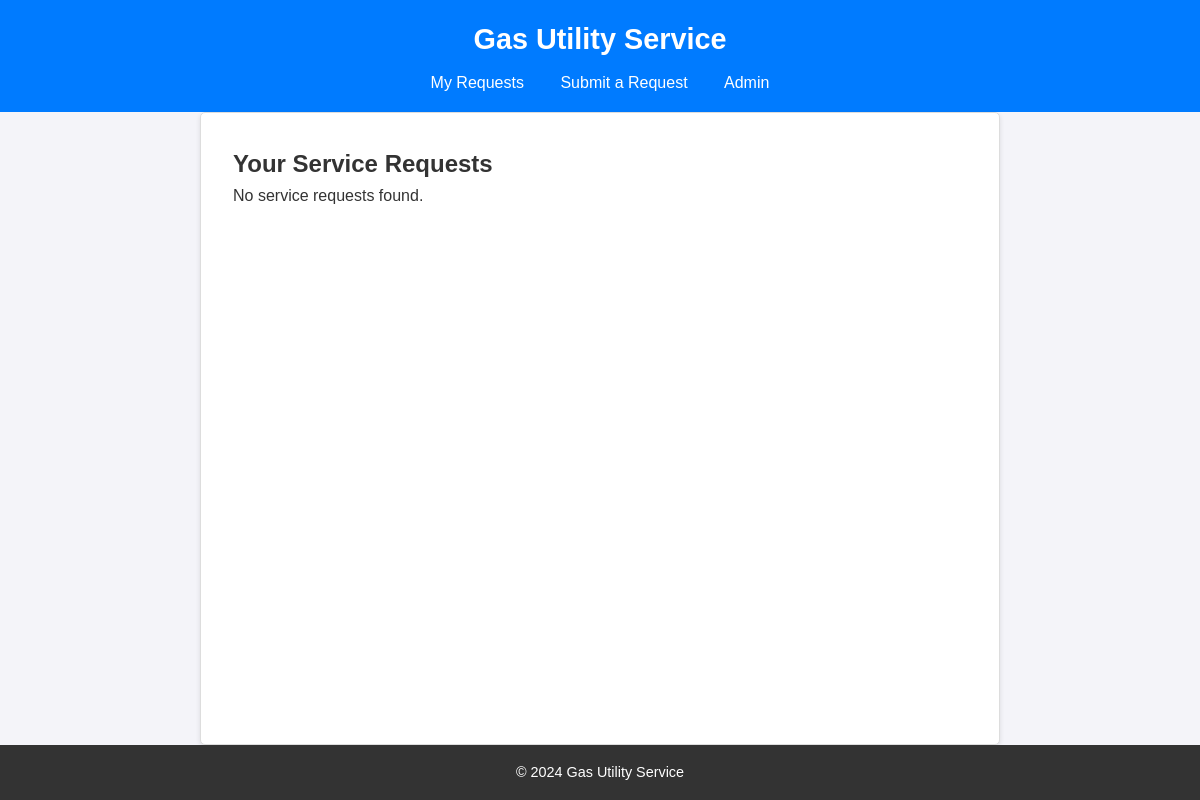
The app's page /service-requests/ (signed in), older data.
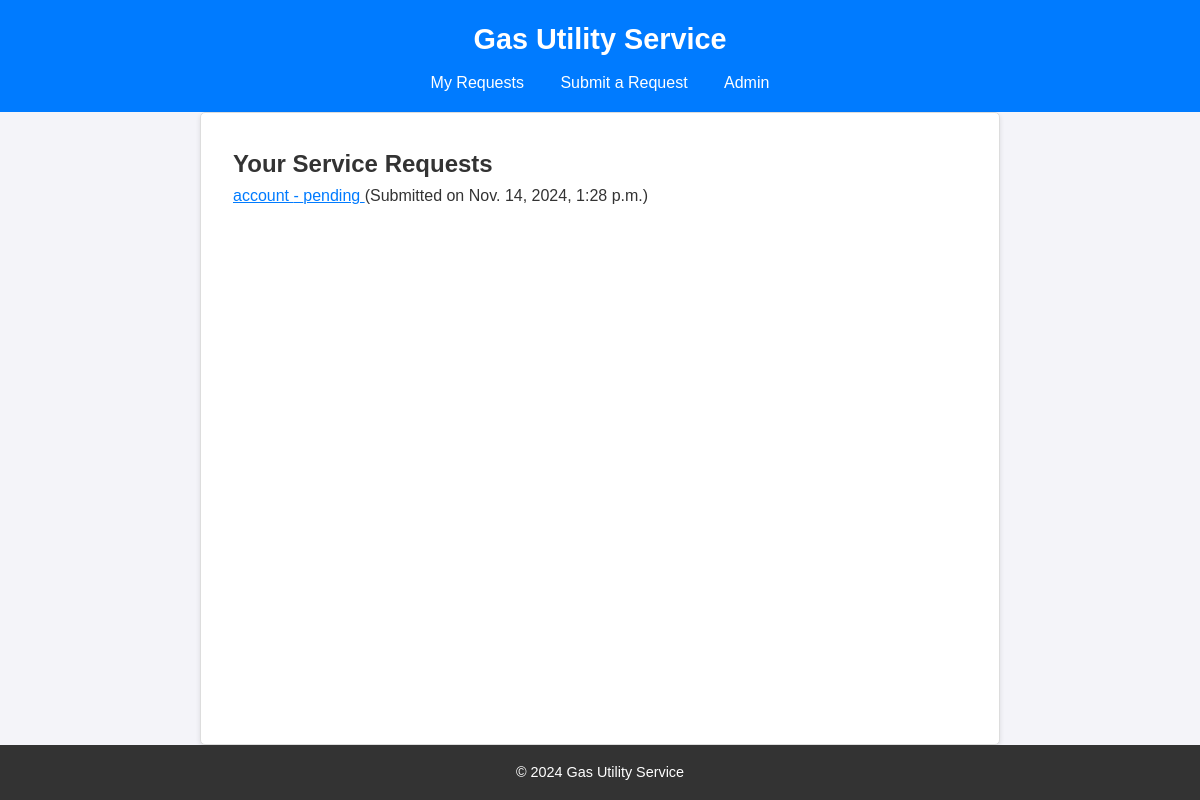
The same page, newer data.
### service_requests/models.py (models this page shows)
class ServiceRequest(models.Model):
    SERVICE_TYPES = [
        ('gas_leak', 'Gas Leak'),
        ('billing', 'Billing Issue'),
        ('account', 'Account Update'),
    ]
    STATUS_CHOICES = [
        ('pending', 'Pending'),
        ('in_progress', 'In Progress'),
        ('resolved', 'Resolved'),
    ]
    customer = models.ForeignKey(Customer, on_delete=models.CASCADE)
    service_type = models.CharField(max_length=20, choices=SERVICE_TYPES)
    description = models.TextField()
    status = models.CharField(max_length=20, choices=STATUS_CHOICES, default='pending')
    created_at = models.DateTimeField(auto_now_add=True)
    updated_at = models.DateTimeField(auto_now=True)
    resolved_at = models.DateTimeField(null=True, blank=True)
    attachments = models.FileField(upload_to='attachments/', blank=True, null=True)

### service_requests/views.py (the view)
# urls.py: path('service-requests/', views.ServiceRequestListView.as_view(), name='list_service_requests'),
class ServiceRequestListView(LoginRequiredMixin, ListView):
    model = ServiceRequest
    template_name = 'service_requests/list_service_requests.html'
    context_object_name = 'service_requests'
    def get_queryset(self):
        return ServiceRequest.objects.filter(customer=self.request.user.customer).order_by('-created_at')

### service_requests/templates/service_requests/list_service_requests.html
{% extends "base.html" %}
{% block content %}
    <h2>Your Service Requests</h2>
    <ul>
        {% for request in service_requests %}
            <li>
                <a href="{% url 'service_request_detail' request.pk %}">
                    {{ request.service_type }} - {{ request.status }}
                </a>
                (Submitted on {{ request.created_at }})
            </li>
        {% empty %}
            <li>No service requests found.</li>
        {% endfor %}
    </ul>
{% endblock %}

### templates/base.html (shortened to what this page needs)
{% load static %}
<!DOCTYPE html>
<html lang="en">
<head>
    <link rel="stylesheet" href="{% static 'service_requests/styles.css' %}">
</head>
<body>
    <header>
        <h1>Gas Utility Service</h1>
        <nav>
            <a href="{% url 'list_service_requests' %}">My Requests</a>
            <a href="{% url 'create_service_request' %}">Submit a Request</a>
            <a href="{% url 'admin:index' %}">Admin</a>
        </nav>
    </header>
    <main>
        {% block content %}{% endblock %}
    </main>
    <footer>
        <p>&copy; 2024 Gas Utility Service</p>
    </footer>
</body>
</html>

### static/service_requests/styles.css (style rules this page uses)
* { margin: 0; padding: 0; box-sizing: border-box; }
body { font-family: Arial, sans-serif; line-height: 1.6; background-color: #f4f4f9; color: #333; display: flex; flex-direction: column; min-height: 100vh; }
header { background-color: #007bff; color: #fff; padding: 1rem; text-align: center; }
header h1 { font-size: 1.8rem; }
header nav { margin-top: 0.5rem; }
header nav a { color: #fff; margin: 0 1rem; text-decoration: none; }
main { flex: 1; padding: 2rem; width: 90%; max-width: 800px; margin: 0 auto; background-color: #ffffff; border: 1px solid #ddd; border-radius: 5px; box-shadow: 0 2px 5px rgba(0, 0, 0, 0.1); }
footer { background-color: #333; color: #fff; text-align: center; padding: 1rem; font-size: 0.9rem; }
footer p { margin: 0; }
ul { list-style-type: none; padding: 0; }
a { color: #007bff; }

Row changes from the older to the newer data that the page shows:
added ServiceRequest: service_type "account", status "pending", created_at "Nov. 14, 2024, 1:28 p.m."
Text that changed along with them:
text no longer shown: "No service requests found."
